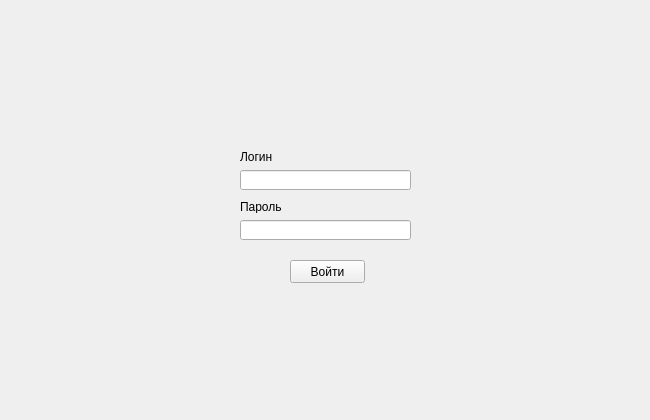
<?xml version="1.0" encoding="UTF-8"?>
<ui version="4.0">
 <class>LoginForm</class>
 <widget class="QWidget" name="LoginForm">
  <property name="geometry">
   <rect>
    <x>0</x>
    <y>0</y>
    <width>650</width>
    <height>420</height>
   </rect>
  </property>
  <property name="windowTitle">
   <string>Form</string>
  </property>
  <widget class="QLineEdit" name="LoginEdit">
   <property name="geometry">
    <rect>
     <x>240</x>
     <y>170</y>
     <width>171</width>
     <height>20</height>
    </rect>
   </property>
  </widget>
  <widget class="QLineEdit" name="PasswordEdit">
   <property name="geometry">
    <rect>
     <x>240</x>
     <y>220</y>
     <width>171</width>
     <height>20</height>
    </rect>
   </property>
  </widget>
  <widget class="QPushButton" name="LoginButton">
   <property name="geometry">
    <rect>
     <x>290</x>
     <y>260</y>
     <width>75</width>
     <height>23</height>
    </rect>
   </property>
   <property name="text">
    <string>Войти</string>
   </property>
  </widget>
  <widget class="QLabel" name="label">
   <property name="geometry">
    <rect>
     <x>240</x>
     <y>150</y>
     <width>47</width>
     <height>13</height>
    </rect>
   </property>
   <property name="text">
    <string>Логин</string>
   </property>
  </widget>
  <widget class="QLabel" name="label_2">
   <property name="geometry">
    <rect>
     <x>240</x>
     <y>200</y>
     <width>47</width>
     <height>13</height>
    </rect>
   </property>
   <property name="text">
    <string>Пароль</string>
   </property>
  </widget>
 </widget>
 <resources/>
 <connections/>
</ui>
